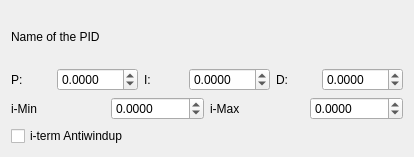
<?xml version="1.0" encoding="UTF-8"?>
<ui version="4.0">
 <class>PIDConfig</class>
 <widget class="QWidget" name="PIDConfig">
  <property name="geometry">
   <rect>
    <x>0</x>
    <y>0</y>
    <width>414</width>
    <height>157</height>
   </rect>
  </property>
  <property name="sizePolicy">
   <sizepolicy hsizetype="Fixed" vsizetype="Fixed">
    <horstretch>0</horstretch>
    <verstretch>0</verstretch>
   </sizepolicy>
  </property>
  <property name="windowTitle">
   <string>Bag</string>
  </property>
  <layout class="QVBoxLayout" name="verticalLayout">
   <item>
    <widget class="QLabel" name="pidNameLabel">
     <property name="text">
      <string>Name of the PID</string>
     </property>
    </widget>
   </item>
   <item>
    <layout class="QHBoxLayout" name="horizontalLayoutPIDMain">
     <item>
      <widget class="QLabel" name="pLabel">
       <property name="text">
        <string>P:</string>
       </property>
      </widget>
     </item>
     <item>
      <widget class="QDoubleSpinBox" name="pValueSpinBox">
       <property name="decimals">
        <number>4</number>
       </property>
       <property name="minimum">
        <double>-999.990000000000009</double>
       </property>
       <property name="maximum">
        <double>999.990000000000009</double>
       </property>
       <property name="singleStep">
        <double>0.100000000000000</double>
       </property>
      </widget>
     </item>
     <item>
      <widget class="QLabel" name="iLabel">
       <property name="text">
        <string>I:</string>
       </property>
      </widget>
     </item>
     <item>
      <widget class="QDoubleSpinBox" name="iValueSpinBox">
       <property name="decimals">
        <number>4</number>
       </property>
       <property name="minimum">
        <double>-999.990000000000009</double>
       </property>
       <property name="maximum">
        <double>999.990000000000009</double>
       </property>
       <property name="singleStep">
        <double>0.100000000000000</double>
       </property>
      </widget>
     </item>
     <item>
      <widget class="QLabel" name="dLabel">
       <property name="text">
        <string>D:</string>
       </property>
      </widget>
     </item>
     <item>
      <widget class="QDoubleSpinBox" name="dValueSpinBox">
       <property name="decimals">
        <number>4</number>
       </property>
       <property name="minimum">
        <double>-999.990000000000009</double>
       </property>
       <property name="maximum">
        <double>999.990000000000009</double>
       </property>
       <property name="singleStep">
        <double>0.100000000000000</double>
       </property>
      </widget>
     </item>
    </layout>
   </item>
   <item>
    <layout class="QHBoxLayout" name="horizontalLayoutILimits">
     <item>
      <widget class="QLabel" name="iMinLabel">
       <property name="text">
        <string>i-Min</string>
       </property>
      </widget>
     </item>
     <item>
      <widget class="QDoubleSpinBox" name="iMinValueSpinBox">
       <property name="decimals">
        <number>4</number>
       </property>
       <property name="minimum">
        <double>-999.990000000000009</double>
       </property>
       <property name="maximum">
        <double>999.990000000000009</double>
       </property>
       <property name="singleStep">
        <double>0.100000000000000</double>
       </property>
      </widget>
     </item>
     <item>
      <widget class="QLabel" name="iMaxlabel">
       <property name="text">
        <string>i-Max</string>
       </property>
      </widget>
     </item>
     <item>
      <widget class="QDoubleSpinBox" name="iMaxValueSpinBox">
       <property name="decimals">
        <number>4</number>
       </property>
       <property name="minimum">
        <double>-999.990000000000009</double>
       </property>
       <property name="maximum">
        <double>999.990000000000009</double>
       </property>
       <property name="singleStep">
        <double>0.100000000000000</double>
       </property>
      </widget>
     </item>
    </layout>
   </item>
   <item>
    <widget class="QCheckBox" name="checkBoxAntiWindUp">
     <property name="text">
      <string>i-term Antiwindup</string>
     </property>
    </widget>
   </item>
  </layout>
 </widget>
 <resources/>
 <connections/>
</ui>
